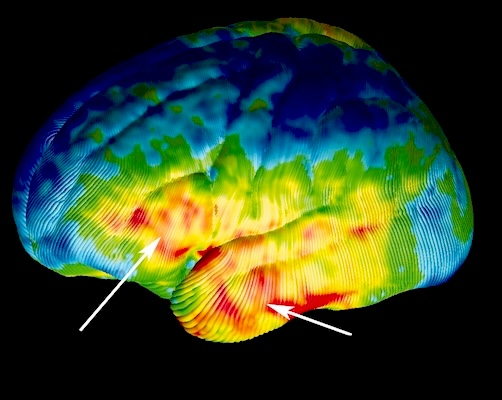
#> input picture assets/adhd_brain.jpeg, 502 x 400 px
$ jupyter execute split_and_merge.ipynb
#> lines starting #> are read from the running program, lines starting #| are printed output that depends on the picture; after the words box and inside, x2 and y2 are one past the last pixel; in counts of white or black regions, pixels touching at a corner belong together
#> in main, `image = cv2.imread(file_path, cv2.IMREAD_GRAYSCALE)`:
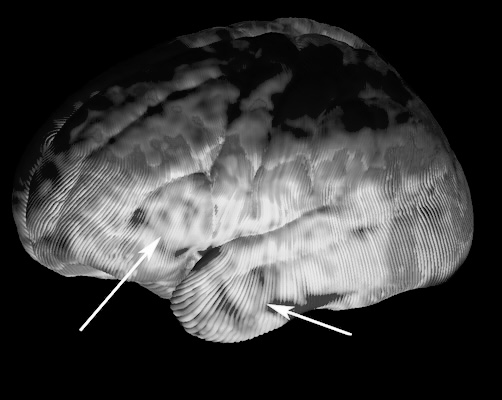
#> image: shape (400, 502); min 0, max 255, mean 58.4
## Funcional

[cell 1]
import cv2
import numpy as np
import matplotlib.pyplot as plt

def is_homogeneous(region, threshold):
    min_val, max_val = np.min(region), np.max(region)
    return (max_val - min_val) <= threshold

def split_and_merge(image, threshold):
    def recursive_split(region):
        rows, cols = region.shape
#> rows = 400; cols = 502
        if rows <= 1 or cols <= 1:
            return np.zeros_like(region, dtype=np.uint8)
        if is_homogeneous(region, threshold):
#> in is_homogeneous, `min_val, max_val = np.min(region), np.max(region)`: min_val = 0; max_val = 255
            return np.ones_like(region, dtype=np.uint8)
        mid_row, mid_col = rows // 2, cols // 2
#> mid_row = 200; mid_col = 251
        top_left = region[:mid_row, :mid_col]
        top_right = region[:mid_row, mid_col:]
        bottom_left = region[mid_row:, :mid_col]
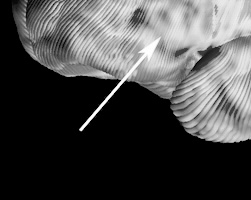
#> bottom_left: shape (200, 251); min 0, max 255, mean 73.4
        bottom_right = region[mid_row:, mid_col:]
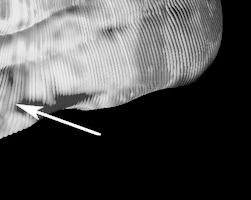
#> bottom_right: shape (200, 251); min 0, max 255, mean 77.4
        segmented_quadrants = np.zeros_like(region, dtype=np.uint8)
        segmented_quadrants[:mid_row, :mid_col] = recursive_split(top_left)
#> in recursive_split (call 2), `mid_row, mid_col = rows // 2, cols // 2`: mid_row = 100; mid_col = 125
#> in recursive_split (call 2), `bottom_left = region[mid_row:, :mid_col]`:
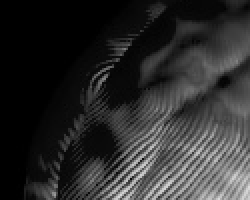
#> bottom_left: shape (100, 125) (shown 2 times larger); min 0, max 218, mean 44.7
#> in recursive_split (call 2), `bottom_right = region[mid_row:, mid_col:]`:
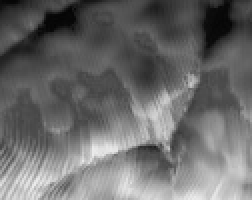
#> bottom_right: shape (100, 126) (shown 2 times larger); min 4, max 236, mean 106.8
#> in recursive_split (call 3), `mid_row, mid_col = rows // 2, cols // 2`: mid_row = 50; mid_col = 62
#> in recursive_split (call 3), `top_left = region[:mid_row, :mid_col]`: top_left: shape (50, 62); every value is 0
#> in recursive_split (call 3), `top_right = region[:mid_row, mid_col:]`: top_right: shape (50, 63); every value is 0
#> in recursive_split (call 4), `return np.ones_like(region, dtype=np.uint8)`: returned value: shape (50, 62); every value is 1
#> in recursive_split (call 3), `segmented_quadrants[:mid_row, :mid_col] = recursive_split(top_left)`: segmented_quadrants: shape (100, 125); values 0 (black) and 1 (white), 24.8% white; 1 white region, box (x1, y1, x2, y2) and area: (0, 0, 62, 50) 3100
#> in recursive_split (call 5), `return np.ones_like(region, dtype=np.uint8)`: returned value: shape (50, 63); every value is 1
#> in recursive_split (call 3), `segmented_quadrants[:mid_row, mid_col:] = recursive_split(top_right)`: segmented_quadrants: shape (100, 125); values 0 (black) and 1 (white), 50% white; 1 white region, box (x1, y1, x2, y2) and area: (0, 0, 125, 50) 6250
#> in recursive_split (call 3), `segmented_quadrants[mid_row:, :mid_col] = recursive_split(bottom_left)`:
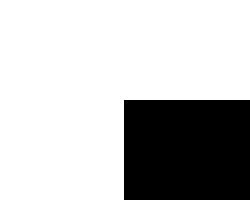
#> segmented_quadrants: shape (100, 125) (shown 2 times larger); values 0 (black) and 1 (white), 74.8% white; 1 black region, box (x1, y1, x2, y2) and area: (62, 50, 125, 100) 3150
#> in recursive_split (call 7), `mid_row, mid_col = rows // 2, cols // 2`: mid_row = 25; mid_col = 31
#> in recursive_split (call 7), `top_left = region[:mid_row, :mid_col]`: top_left: shape (25, 31); every value is 0
#> in recursive_split (call 7), `bottom_right = region[mid_row:, mid_col:]`:
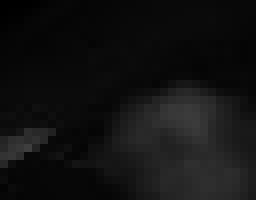
#> bottom_right: shape (25, 32) (shown 8 times larger); min 0, max 62, mean 17.4
#> in recursive_split (call 8), `return np.ones_like(region, dtype=np.uint8)`: returned value: shape (25, 31); every value is 1
#> in recursive_split (call 7), `segmented_quadrants[:mid_row, :mid_col] = recursive_split(top_left)`: segmented_quadrants: shape (50, 63); values 0 (black) and 1 (white), 24.6% white; 1 white region, box (x1, y1, x2, y2) and area: (0, 0, 31, 25) 775
#> in recursive_split (call 9), `return np.ones_like(region, dtype=np.uint8)`: returned value: shape (25, 32); every value is 1
#> in recursive_split (call 7), `segmented_quadrants[:mid_row, mid_col:] = recursive_split(top_right)`: segmented_quadrants: shape (50, 63); values 0 (black) and 1 (white), 50% white; 1 white region, box (x1, y1, x2, y2) and area: (0, 0, 63, 25) 1575
#> in recursive_split (call 10), `segmented_quadrants[:mid_row, :mid_col] = recursive_split(top_left)`: segmented_quadrants: shape (25, 31); values 0 (black) and 1 (white), 23.2% white; 1 white region, box (x1, y1, x2, y2) and area: (0, 0, 15, 12) 180
#> in recursive_split (call 10), `segmented_quadrants[:mid_row, mid_col:] = recursive_split(top_right)`: segmented_quadrants: shape (25, 31); values 0 (black) and 1 (white), 48% white; 1 white region, box (x1, y1, x2, y2) and area: (0, 0, 31, 12) 372
#> in recursive_split (call 10), `segmented_quadrants[mid_row:, :mid_col] = recursive_split(bottom_left)`: segmented_quadrants: shape (25, 31); values 0 (black) and 1 (white), 73.2% white; 1 black region, box (x1, y1, x2, y2) and area: (15, 12, 31, 25) 208
#> in recursive_split (call 10), `segmented_quadrants[mid_row:, mid_col:] = recursive_split(bottom_right)`: segmented_quadrants: shape (25, 31); values 0 (black) and 1 (white), 99.5% white; black in thin lines or dots, all inside (x1, y1, x2, y2) = (27, 18, 31, 19)
#> in recursive_split (call 7), `segmented_quadrants[mid_row:, :mid_col] = recursive_split(bottom_left)`: segmented_quadrants: shape (50, 63); values 0 (black) and 1 (white), 74.5% white; 1 black region, box (x1, y1, x2, y2) and area: (27, 25, 63, 50) 804
#> in recursive_split (call 31), `segmented_quadrants[:mid_row, :mid_col] = recursive_split(top_left)`: segmented_quadrants: shape (25, 32); values 0 (black) and 1 (white), 24% white; 1 white region, box (x1, y1, x2, y2) and area: (0, 0, 16, 12) 192
#> in recursive_split (call 31), `segmented_quadrants[:mid_row, mid_col:] = recursive_split(top_right)`: segmented_quadrants: shape (25, 32); values 0 (black) and 1 (white), 47.5% white; 1 white region, box (x1, y1, x2, y2) and area: (0, 0, 32, 12) 380
#> in recursive_split (call 31), `segmented_quadrants[mid_row:, :mid_col] = recursive_split(bottom_left)`: segmented_quadrants: shape (25, 32); values 0 (black) and 1 (white), 70.5% white; 3 black regions (1 under 20 px), largest, box (x1, y1, x2, y2) and area: (16, 12, 32, 25) 208, (0, 15, 8, 21) 24
#> in recursive_split (call 31), `segmented_quadrants[mid_row:, mid_col:] = recursive_split(bottom_right)`: segmented_quadrants: shape (25, 32); values 0 (black) and 1 (white), 96.5% white; 2 black regions (1 under 20 px), largest, box (x1, y1, x2, y2) and area: (0, 15, 8, 21) 24
#> in recursive_split (call 7), `segmented_quadrants[mid_row:, mid_col:] = recursive_split(bottom_right)`: segmented_quadrants: shape (50, 63); values 0 (black) and 1 (white), 99% white; black in thin lines or dots, all inside (x1, y1, x2, y2) = (27, 34, 55, 46)
#> in recursive_split (call 3), `segmented_quadrants[mid_row:, mid_col:] = recursive_split(bottom_right)`: segmented_quadrants: shape (100, 125); values 0 (black) and 1 (white), 99.7% white; black in thin lines or dots, all inside (x1, y1, x2, y2) = (89, 84, 117, 96)
#> in recursive_split (call 2), `segmented_quadrants[:mid_row, :mid_col] = recursive_split(top_left)`: segmented_quadrants: shape (200, 251); values 0 (black) and 1 (white), 24.8% white; 1 white region, box (x1, y1, x2, y2) and area: (0, 0, 125, 100) 12468
#> in recursive_split (call 2), `segmented_quadrants[:mid_row, mid_col:] = recursive_split(top_right)`: segmented_quadrants: shape (200, 251); values 0 (black) and 1 (white), 49.2% white; 1 white region, box (x1, y1, x2, y2) and area: (0, 0, 251, 100) 24711
#> in recursive_split (call 2), `segmented_quadrants[mid_row:, :mid_col] = recursive_split(bottom_left)`:
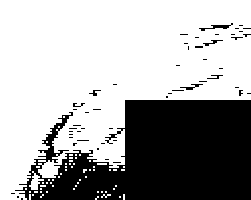
#> segmented_quadrants: shape (200, 251); values 0 (black) and 1 (white), 66.5% white; 52 black regions (45 under 20 px), largest, box (x1, y1, x2, y2) and area: (15, 100, 251, 200) 16277, (199, 23, 233, 31) 84, (180, 84, 203, 90) 49
#> in recursive_split (call 2), `segmented_quadrants[mid_row:, mid_col:] = recursive_split(bottom_right)`: segmented_quadrants: shape (200, 251); values 0 (black) and 1 (white), 88.4% white; 126 black regions (112 under 20 px), largest, box (x1, y1, x2, y2) and area: (15, 112, 219, 200) 4473, (195, 134, 231, 157) 180, (199, 23, 233, 31) 84
#> segmented_quadrants: shape (400, 502); values 0 (black) and 1 (white), 22.1% white; 79 white regions (72 under 20 px), largest, box (x1, y1, x2, y2) and area: (0, 0, 251, 200) 43641, (123, 191, 152, 200) 133, (29, 171, 44, 190) 127
        segmented_quadrants[:mid_row, mid_col:] = recursive_split(top_right)
#> segmented_quadrants: shape (400, 502); values 0 (black) and 1 (white), 45.3% white; 145 white regions (136 under 20 px), largest, box (x1, y1, x2, y2) and area: (0, 0, 502, 200) 89714, (123, 191, 152, 200) 133, (29, 171, 44, 190) 127
        segmented_quadrants[mid_row:, :mid_col] = recursive_split(bottom_left)
        segmented_quadrants[mid_row:, mid_col:] = recursive_split(bottom_right)
#> segmented_quadrants: shape (400, 502); values 0 (black) and 1 (white), 83.3% white; 340 black regions (292 under 20 px), largest, box (x1, y1, x2, y2) and area: (15, 112, 474, 343) 29355, (301, 153, 328, 179) 181, (195, 134, 231, 157) 180
        return segmented_quadrants

    def merge_regions(segmented):
        # Placeholder function for merging adjacent regions if needed

        return segmented

    if len(image.shape) == 3:
        image = cv2.cvtColor(image, cv2.COLOR_BGR2GRAY)
    segmented_image = recursive_split(image)
    segmented_image = merge_regions(segmented_image)
    return segmented_image

def main():
    file_path = "assets/adhd_brain.jpeg"
    image = cv2.imread(file_path, cv2.IMREAD_GRAYSCALE)
    threshold = 30  # Adjust this value as needed
    result = split_and_merge(image, threshold)

    plt.figure(figsize=(10, 5))
    plt.subplot(1, 2, 1)
    plt.title('Imagen original')
    plt.imshow(image, cmap='gray')
    plt.axis('off')

    plt.subplot(1, 2, 2)
    plt.title('Imagen segmentada')
    plt.imshow(result * 255, cmap='gray')
    plt.axis('off')

    plt.tight_layout()
    plt.show()
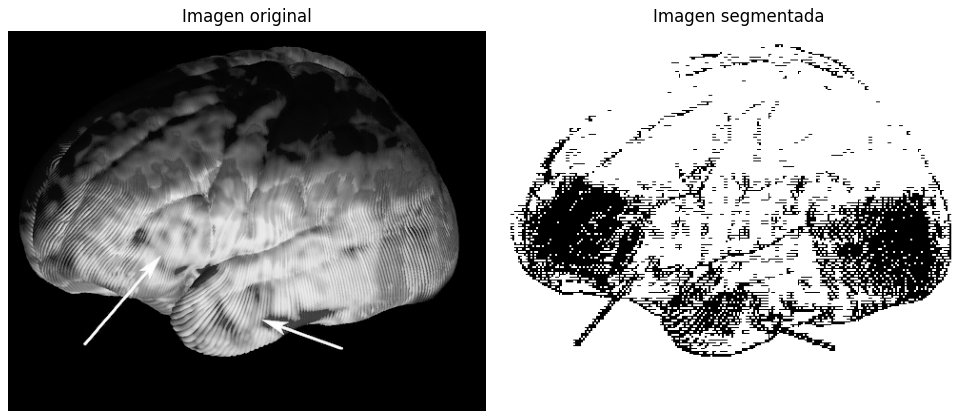
#> figure drawn by matplotlib, 2 panels

if __name__ == "__main__":
    main()

[cell 2]
import cv2 as cv

img = cv.imread("qsegmented.png")
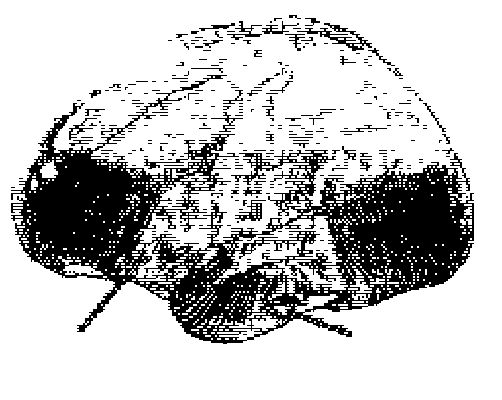
#> input picture qsegmented.png, 502 x 400 px
#> img is the input picture: shape (400, 502, 3); 76.3% white; 305 black regions (254 under 20 px), largest, box (x1, y1, x2, y2) and area: (11, 75, 474, 344) 43073, (297, 23, 372, 51) 485, (235, 200, 266, 221) 227

cv.imshow("Carga", img)
cv.waitKey(0)
cv.destroyAllWindows()
